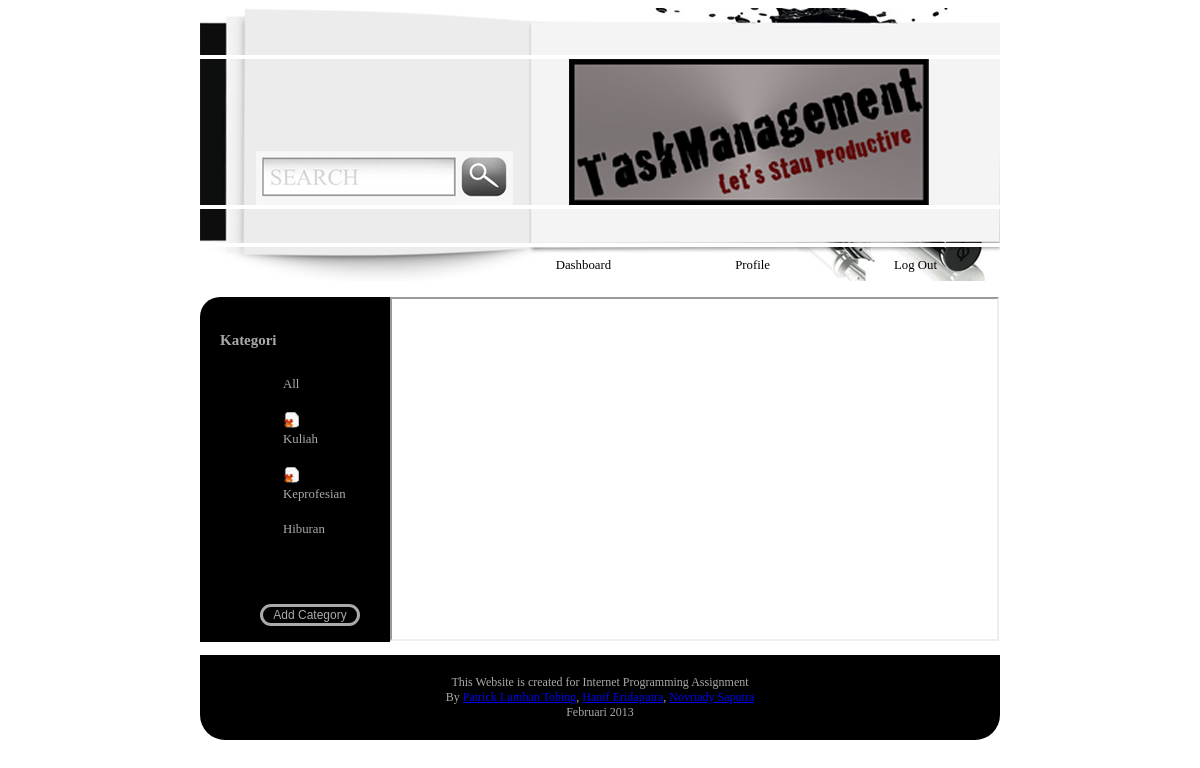
Page /src/dashboard.php on the committed database.
### tables this page shows
CREATE TABLE IF NOT EXISTS `category` (
  `categoryID` varchar(30) NOT NULL,
  `categoryname` varchar(30) NOT NULL,
  `creatorID` varchar(25) NOT NULL,
  PRIMARY KEY (`categoryID`)
);

### model/DBGetter.php (called while the page is built, shortened)
<?php
    class DBGetter {
    	public function getAllCategory() {
			$db = mysqli_connect($GLOBALS['host'], $GLOBALS['username'], $GLOBALS['password'], $GLOBALS['dbname']);
			$format = "SELECT * FROM `category` WHERE 1;";
			$result = mysqli_query($db, $format);
			$categories = array();
			while($row = $result->fetch_row()) {
				$categories[] = new Category($row[0]);
			}
			return $categories;
		}
    }
?>

### model/Category.php (called while the page is built, shortened)
<?php
    class Category implements BaseModel {
		function __construct($id) {
			$db = mysqli_connect($GLOBALS['host'], $GLOBALS['username'], $GLOBALS['password'], $GLOBALS['dbname']);
			$format = "SELECT * FROM `category` WHERE `categoryID` = '%s';";
			$stmt = sprintf($format, $id);
			$result = mysqli_query($db, $stmt);
			if(mysqli_num_rows($result) > 0) {
				$row = $result->fetch_row();
			}
			$this->id = $id;
		}
		public function setData($name, $creatorID) {
			$this->name = $name;
			$this->creatorID = $creatorID;
		}
	}
?>

### src/dashboard.php (the view, shortened to what this page needs)
<?php
    $dbg = new DBGetter();
	$categories = $dbg->getAllCategory();
?>
<!DOCTYPE html>
<head>
    <link rel='stylesheet' type="text/css" href="../style/Design.css"/>
</head>
<body class="main">
<div id="header">
<img src="../images/images/Header_3_ip_01.gif"/><img src="../images/images/Header_3_ip_02.gif" /><a href="Dashboard.html"><img src="../images/images/Header_3_ip_03.gif" /></a><img src="../images/images/Header_3_ip_04.gif"  />
  	<ul class="navigation">
		<li> <a href="dashboard.php"> Dashboard </a> </li>
        <li> <a href="profile.html"> Profile </a> </li>
        <li> <a href="../Index.html"> Log Out </a> </li>
    </ul>
</div>
<div class="kategori">
	<h3> Kategori </h3>
    <ul class="navigation2">
    <li> <a href="kategori.php" target="categoryframe" id="category-all" onclick="selectCategory(null)"> All </a></li>
    <?php
    	foreach ($categories as $category) {
			printf('<li>');
			if($category->creatorID == 'gmochid2') {
				printf('<a href="dashboard.php?action=delete&categoryID=%s"><img src="../images/delete.png"></img></a>', $category->id);
			}
			printf('<a href="kategori.php?categoryID=%s" target="categoryframe" id="%d" onclick="selectCategory(\'%s\')">%s</a>', $category->id, $category->id, $category->id, $category->name);
			printf('</li>');
		}
    ?>
    </ul>
    <div align="right" >
    <a href="#category_form" id="register_pop">
        <input name="Button" type="button" value="Add Category" class="categbutton"/> </a>
	</div>
</div>
<div>
	<iframe src="kategori.php" width="605" height="340" name="categoryframe" id="categoryframe">  </iframe>
</div>
<div class="footer">This Website is created for Internet Programming Assignment<br />
    By <a href="http://www.facebook.com/patrick.ltobing?fref=ts" target="_blank">Patrick Lumban Tobing</a>, <a href="http://www.facebook.com/hanif.eridaputra" target="_blank">Hanif Eridaputra</a>, <a href="http://www.facebook.com/novriady.saputra.3?fref=ts" target="_blank">Novriady Saputra</a><br />
    Februari 2013
</div>
</body>
</html>

### style/Design.css (style rules this page uses)
.main { width:800px; margin-left:auto; margin-right:auto; background-color:#FFF; }
.navigation { background-image:url(../images/images/Header_3_ip_05.gif); font-family:Tahoma; margin-top: 0px; padding: 3px 3px; text-align:right; }
.navigation li { display:inline-block; margin:5px; }
.navigation a { color:#000; text-decoration:none; font-size:0.8em; padding:10px 15px; margin:40px; text-align:center; }
.navigation2 { padding: 3px 3px; list-style-type:none; }
.navigation2 li { margin:10px; display:inline-block; }
.navigation2 a { text-decoration:none; padding:10px 10px; margin:40px; color:#aaaaaa; text-align:center; }
.footer { background-color:#000; margin-top:10px; color:#aaaaaa; padding:20px; text-align:center; font-size:0.75em; font-family:Tahoma; clear:both; -webkit-border-bottom-right-radius: 25px; -webkit-border-bottom-left-radius: 25px; -moz-border-radius-bottomright: 25px; -moz-border-radius-bottomleft: 25px; border-bottom-right-radius: 25px; border-bottom-left-radius: 25px; }
.kategori { background-color:#000; float:left; width:150px; height:305px; color:#aaaaaa; padding:20px; font-size:0.8em; font-family:Tahoma; -webkit-border-top-left-radius: 20px; -moz-border-radius-topleft: 20px; border-top-left-radius: 20px; }
.categbutton { width:100px; font-size:12px; margin-top:10px; margin-left:5px; margin-right:10px; background-color:#000; border:solid; color:#aaaaaa; float:right; -webkit-border-radius: 20px; -moz-border-radius: 20px; border-radius: 20px; }

### rows in the picture
category: categoryname "Kuliah"
category: categoryname "Keprofesian"
category: categoryname "Hiburan"
